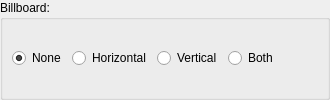
              <widget class="QGroupBox" name="groupBox_12">
               <property name="title">
                <string>Billboard:</string>
               </property>
               <layout class="QHBoxLayout" name="horizontalLayout_6">
                <property name="leftMargin">
                 <number>9</number>
                </property>
                <property name="topMargin">
                 <number>9</number>
                </property>
                <property name="rightMargin">
                 <number>9</number>
                </property>
                <property name="bottomMargin">
                 <number>9</number>
                </property>
                <item>
                 <widget class="QRadioButton" name="rbBillboardNone">
                  <property name="text">
                   <string>None</string>
                  </property>
                  <property name="checked">
                   <bool>true</bool>
                  </property>
                 </widget>
                </item>
                <item>
                 <widget class="QRadioButton" name="rbBillboardHorizontal">
                  <property name="text">
                   <string>Horizontal</string>
                  </property>
                 </widget>
                </item>
                <item>
                 <widget class="QRadioButton" name="rbBillboardVertical">
                  <property name="text">
                   <string>Vertical</string>
                  </property>
                 </widget>
                </item>
                <item>
                 <widget class="QRadioButton" name="rbBillboardBoth">
                  <property name="text">
                   <string>Both</string>
                  </property>
                 </widget>
                </item>
                <item>
                 <spacer name="horizontalSpacer_23">
                  <property name="orientation">
                   <enum>Qt::Horizontal</enum>
                  </property>
                  <property name="sizeHint" stdset="0">
                   <size>
                    <width>40</width>
                    <height>20</height>
                   </size>
                  </property>
                 </spacer>
                </item>
               </layout>
              </widget>
